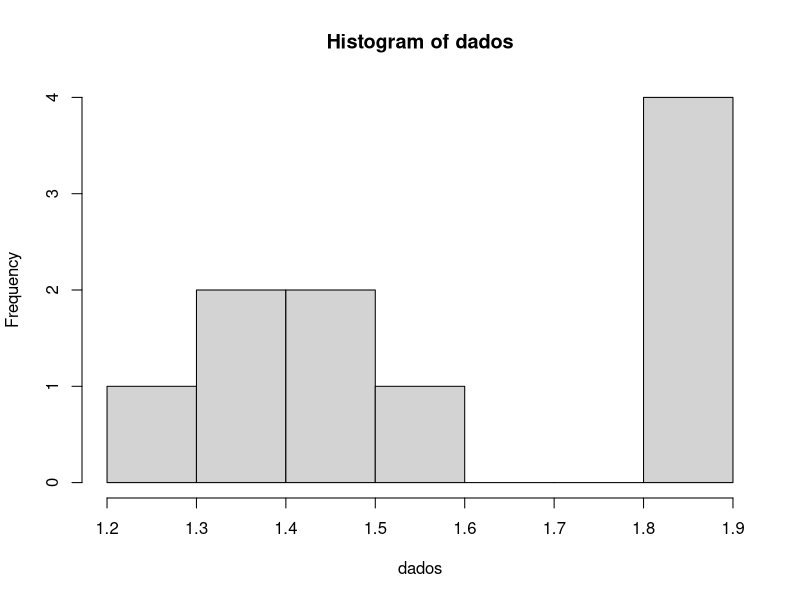
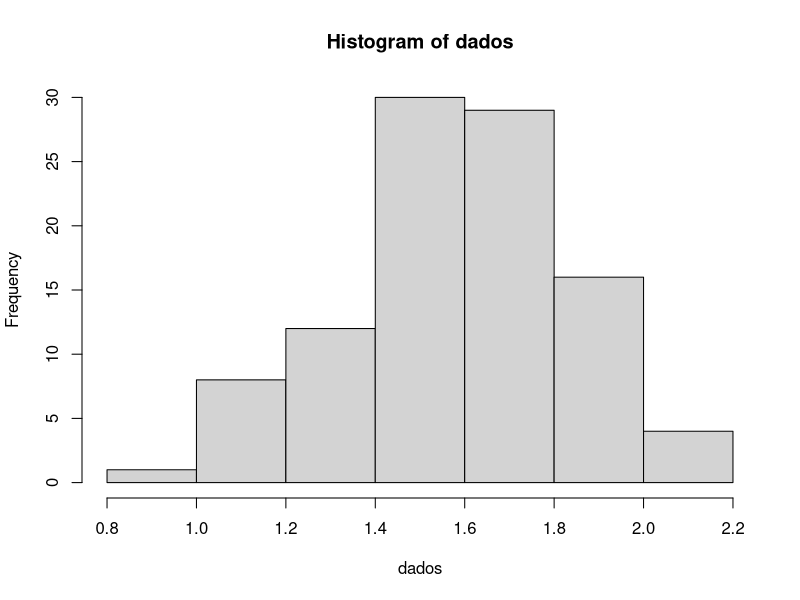
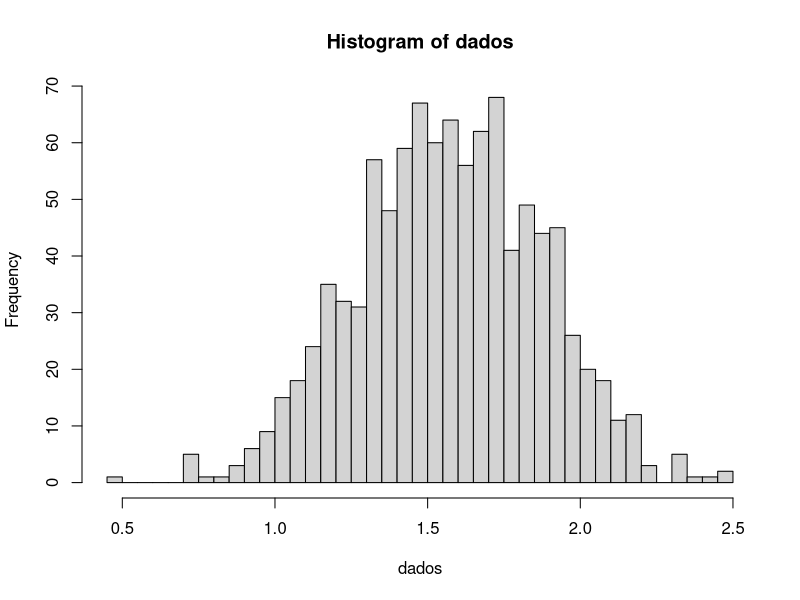
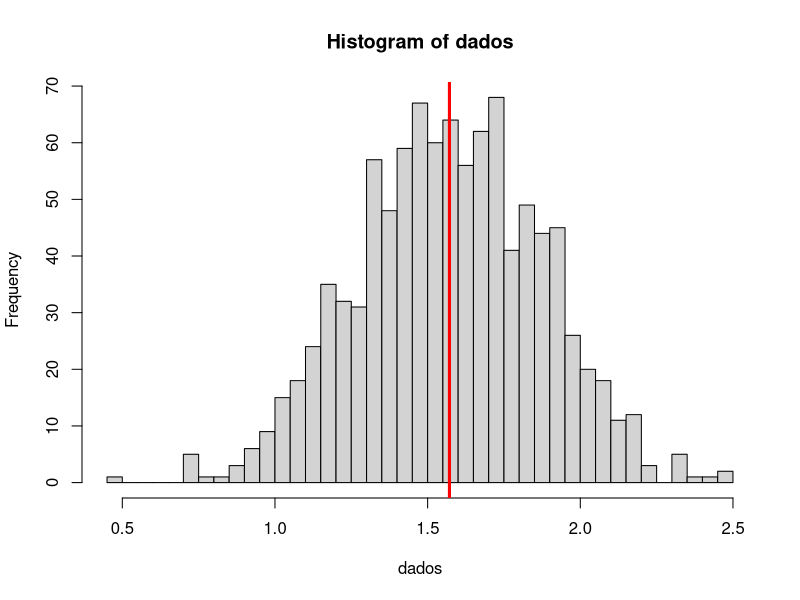
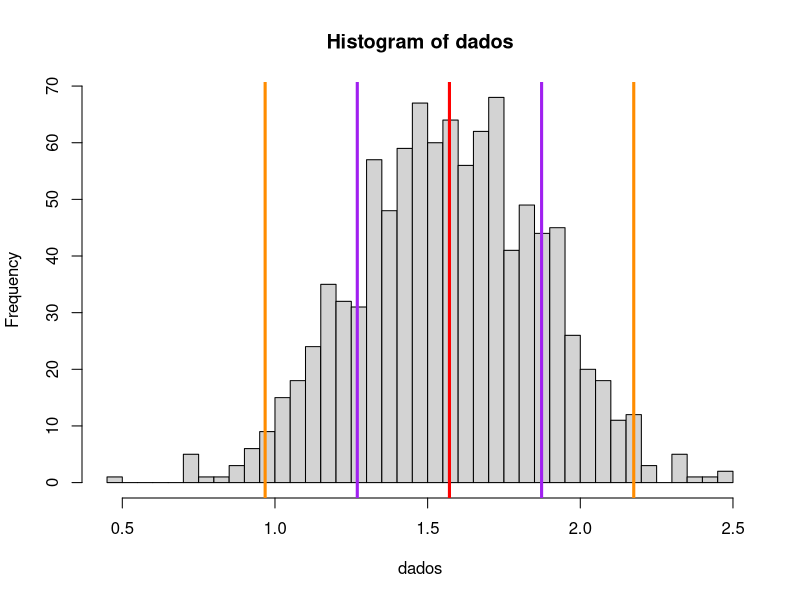
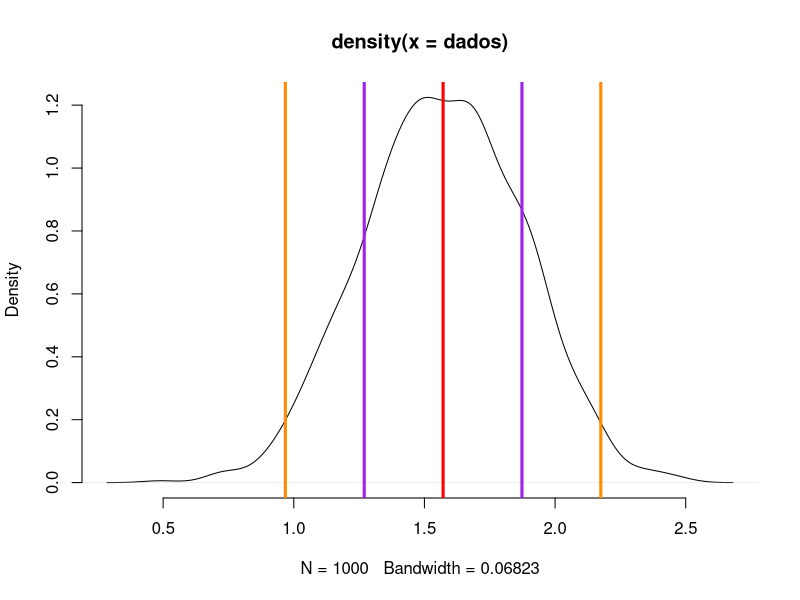

The R source for these figures, in order:
## ---- chunk 1
#primeiro, vamos gerar os dados usando rnorm(), sorteando 10 individuos de uma distribuição normal com média 1.6 e desvio padrão 0.3

dados = rnorm (10, mean = 1.6, sd = 0.3 )
#agora um histograma
hist(dados)

#a amostra é muito pequena para entendermos o que está acontecendo,refazendo os dados com uma amostra maior
dados = rnorm (100, mean = 1.6, sd = 0.3 )
#agora um histograma
hist(dados)
#e de novo
dados = rnorm (1000, mean = 1.6, sd = 0.3 )
#agora um histograma
hist(dados,breaks = 50)
## ---- chunk 2
hist(dados,breaks = 50)
abline(v=mean(dados),col="red",lwd=3)
## ---- chunk 3
hist(dados,breaks = 50)
abline(v=mean(dados),col="red",lwd=3)
abline(v=mean(dados)+sd(dados),col="purple",lwd=3)
abline(v=mean(dados)-sd(dados),col="purple",lwd=3)
abline(v=mean(dados)+2*sd(dados),col="darkorange",lwd=3)
abline(v=mean(dados)-2*sd(dados),col="darkorange",lwd=3)
## ---- chunk 4
plot( density(dados), bty="n" )
abline(v=mean(dados),col="red",lwd=3)
abline(v=mean(dados)+sd(dados),col="purple",lwd=3)
abline(v=mean(dados)-sd(dados),col="purple",lwd=3)
abline(v=mean(dados)+2*sd(dados),col="darkorange",lwd=3)
abline(v=mean(dados)-2*sd(dados),col="darkorange",lwd=3)

